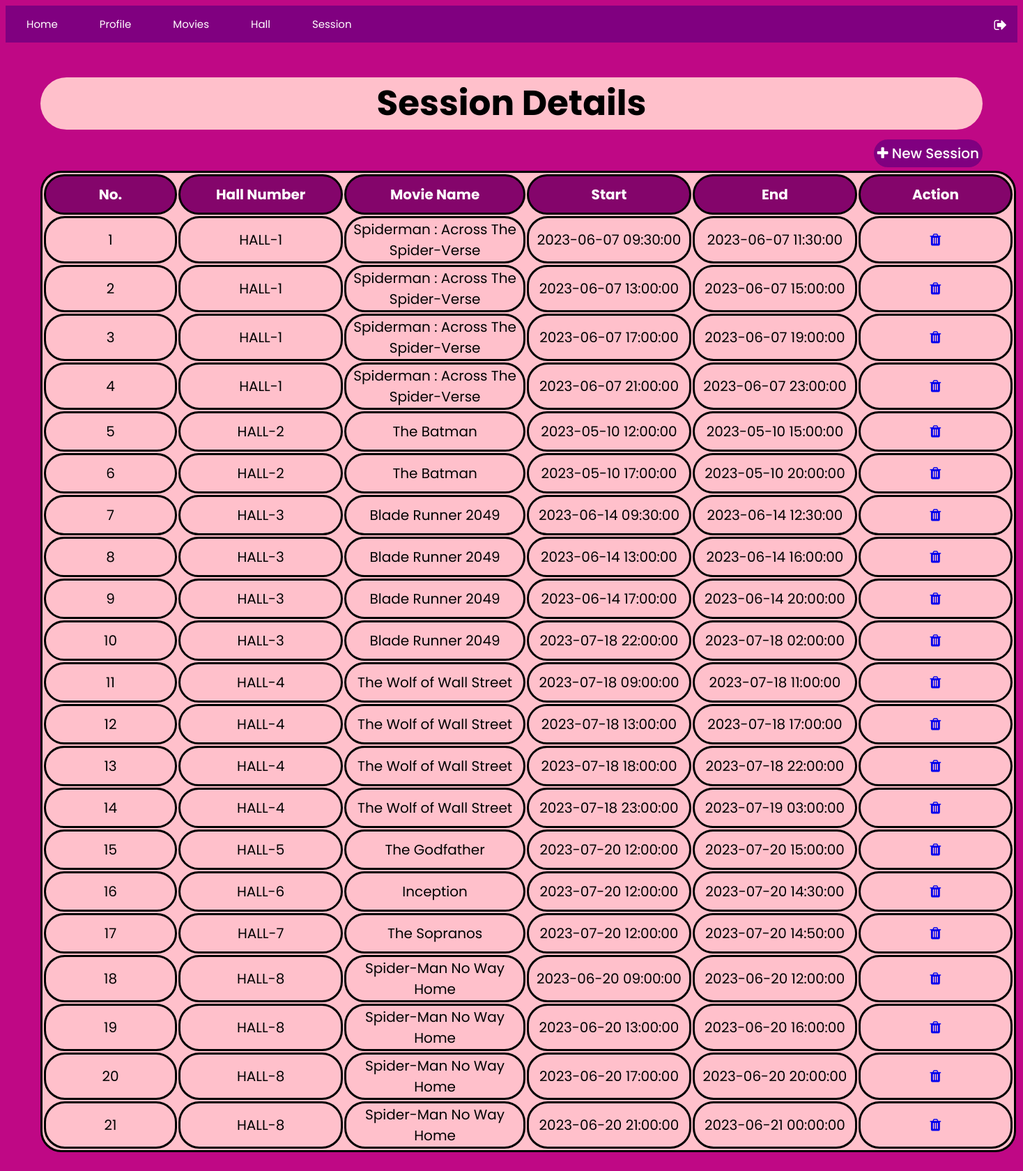
/ADMIN/PARAGON_CINEMA_ADMIN/PARAGON_CINEMA_ADMIN/session.php, run on the app's committed database.
### tables this page shows
CREATE TABLE `sessions` (
  `session_id` bigint(20) NOT NULL,
  `hallNo` varchar(16) NOT NULL,
  `movieid` int(11) NOT NULL,
  `showtime_start` datetime DEFAULT NULL,
  `showtime_end` datetime DEFAULT NULL
);

CREATE TABLE `movie` (
  `movieid` int(11) NOT NULL,
  `title` varchar(255) NOT NULL,
  `poster` varchar(255) DEFAULT NULL,
  `genre` varchar(255) DEFAULT NULL,
  `description` varchar(255) DEFAULT NULL,
  `duration` varchar(255) DEFAULT NULL,
  `releaseDate` date DEFAULT NULL,
  `trailer` varchar(255) NOT NULL
);

### ADMIN/PARAGON_CINEMA_ADMIN/PARAGON_CINEMA_ADMIN/session.php (the view, shortened to what this page needs)
<!DOCTYPE html>
<html>
	<head>
	</head>
	<?php include "sidenav.php"; ?>
	<body>
		<div class="container">
			<h1>Session Details</h1>
			<div class="add_button">
                <a href="add_session.php" class="add"><i class="fa fa-plus"></i> New Session</a>
		    </div><br>
			<?php
				$hostname = "localhost";
				$username = "root";
				$password = "";
				$dbname = "paragoncinemadb";
				$connect = mysqli_connect($hostname, $username, $password, $dbname) OR DIE ("Connection failed");
				$sql = "SELECT s.session_id, s.hallNo, m.title, s.showtime_start, s.showtime_end FROM sessions s
                        JOIN movie m ON s.movieid = m.movieid";
				$sendsql = mysqli_query($connect,$sql);
				if($sendsql){
                    $count = 1;
					echo "<table>
					<tr>
                        <th>No.</th>
						<th>Hall Number</th>
                        <th>Movie Name</th>
                        <th>Start</th>
                        <th>End</th>
						<th>Action</th>
					</tr>";
				foreach($sendsql as $row)
				{
					echo "<tr>";
                        echo "<td>". $count ."</td>";
						echo "<td>". $row["hallNo"] ."</td>";
                        echo "<td>". $row["title"] ."</td>";
                        echo "<td>". $row["showtime_start"] ."</td>";
                        echo "<td>". $row["showtime_end"] ."</td>";
						echo "<td><a href='delete_session.php?session_id=". $row["session_id"] ."'><i class='fa fa-trash'></i></a></td>";
					echo "</tr>";
                    $count++;
				}
				echo "</table>";
				}else{
					echo "<p>Failed.</p>";
				}
			?>
		</div>
    </body>
</html>

### ADMIN/PARAGON_CINEMA_ADMIN/PARAGON_CINEMA_ADMIN/css/style.css (style rules this page uses)
body { font-family: Poppins; }

### ADMIN/PARAGON_CINEMA_ADMIN/PARAGON_CINEMA_ADMIN/session.php (style rules this page uses)
body { background-color: #BF0885; }
.container { margin: 50px; text-align: center; color: black; border-radius: 50px; }
h1 { font-size: 50px; background-color: pink; border-radius: 50px; }
.add { padding: 5px; background: purple; text-decoration: none; float: right; margin-top: -20px; border-radius: 2px; font-size: 20px; font-weight: 500; color: #fff; border-radius: 30px; }
.container h1 { text-align: center; }
table, th { background-color: #84056B; font-size: 20px; border: 3px solid black; text-align: center; height:50px; color: white; border-radius: 30px; }
table, td { font-size: 20px; border: 3px solid black; text-align: center; width:1400px; height:50px; background-color: pink; color: black; border-radius: 30px; }

### data on the page
sessions: hallNo "HALL-1", movieid.title "Spiderman : Across The Spider-Verse", showtime_start "2023-06-07 09:30:00", showtime_end "2023-06-07 11:30:00"
sessions: hallNo "HALL-1", movieid.title "Spiderman : Across The Spider-Verse", showtime_start "2023-06-07 13:00:00", showtime_end "2023-06-07 15:00:00"
sessions: hallNo "HALL-1", movieid.title "Spiderman : Across The Spider-Verse", showtime_start "2023-06-07 17:00:00", showtime_end "2023-06-07 19:00:00"
sessions: hallNo "HALL-1", movieid.title "Spiderman : Across The Spider-Verse", showtime_start "2023-06-07 21:00:00", showtime_end "2023-06-07 23:00:00"
sessions: hallNo "HALL-2", movieid.title "The Batman", showtime_start "2023-05-10 12:00:00", showtime_end "2023-05-10 15:00:00"
sessions: hallNo "HALL-2", movieid.title "The Batman", showtime_start "2023-05-10 17:00:00", showtime_end "2023-05-10 20:00:00"
sessions: hallNo "HALL-3", movieid.title "Blade Runner 2049", showtime_start "2023-06-14 09:30:00", showtime_end "2023-06-14 12:30:00"
sessions: hallNo "HALL-3", movieid.title "Blade Runner 2049", showtime_start "2023-06-14 13:00:00", showtime_end "2023-06-14 16:00:00"
sessions: hallNo "HALL-3", movieid.title "Blade Runner 2049", showtime_start "2023-06-14 17:00:00", showtime_end "2023-06-14 20:00:00"
sessions: hallNo "HALL-3", movieid.title "Blade Runner 2049", showtime_start "2023-07-18 22:00:00", showtime_end "2023-07-18 02:00:00"
sessions: hallNo "HALL-4", movieid.title "The Wolf of Wall Street", showtime_start "2023-07-18 09:00:00", showtime_end "2023-07-18 11:00:00"
sessions: hallNo "HALL-4", movieid.title "The Wolf of Wall Street", showtime_start "2023-07-18 13:00:00", showtime_end "2023-07-18 17:00:00"
sessions: hallNo "HALL-4", movieid.title "The Wolf of Wall Street", showtime_start "2023-07-18 18:00:00", showtime_end "2023-07-18 22:00:00"
sessions: hallNo "HALL-4", movieid.title "The Wolf of Wall Street", showtime_start "2023-07-18 23:00:00", showtime_end "2023-07-19 03:00:00"
sessions: hallNo "HALL-5", movieid.title "The Godfather", showtime_start "2023-07-20 12:00:00", showtime_end "2023-07-20 15:00:00"
sessions: hallNo "HALL-6", movieid.title "Inception", showtime_start "2023-07-20 12:00:00", showtime_end "2023-07-20 14:30:00"
sessions: hallNo "HALL-7", movieid.title "The Sopranos", showtime_start "2023-07-20 12:00:00", showtime_end "2023-07-20 14:50:00"
sessions: hallNo "HALL-8", movieid.title "Spider-Man No Way Home", showtime_start "2023-06-20 09:00:00", showtime_end "2023-06-20 12:00:00"
sessions: hallNo "HALL-8", movieid.title "Spider-Man No Way Home", showtime_start "2023-06-20 13:00:00", showtime_end "2023-06-20 16:00:00"
sessions: hallNo "HALL-8", movieid.title "Spider-Man No Way Home", showtime_start "2023-06-20 17:00:00", showtime_end "2023-06-20 20:00:00"
sessions: hallNo "HALL-8", movieid.title "Spider-Man No Way Home", showtime_start "2023-06-20 21:00:00", showtime_end "2023-06-21 00:00:00"
